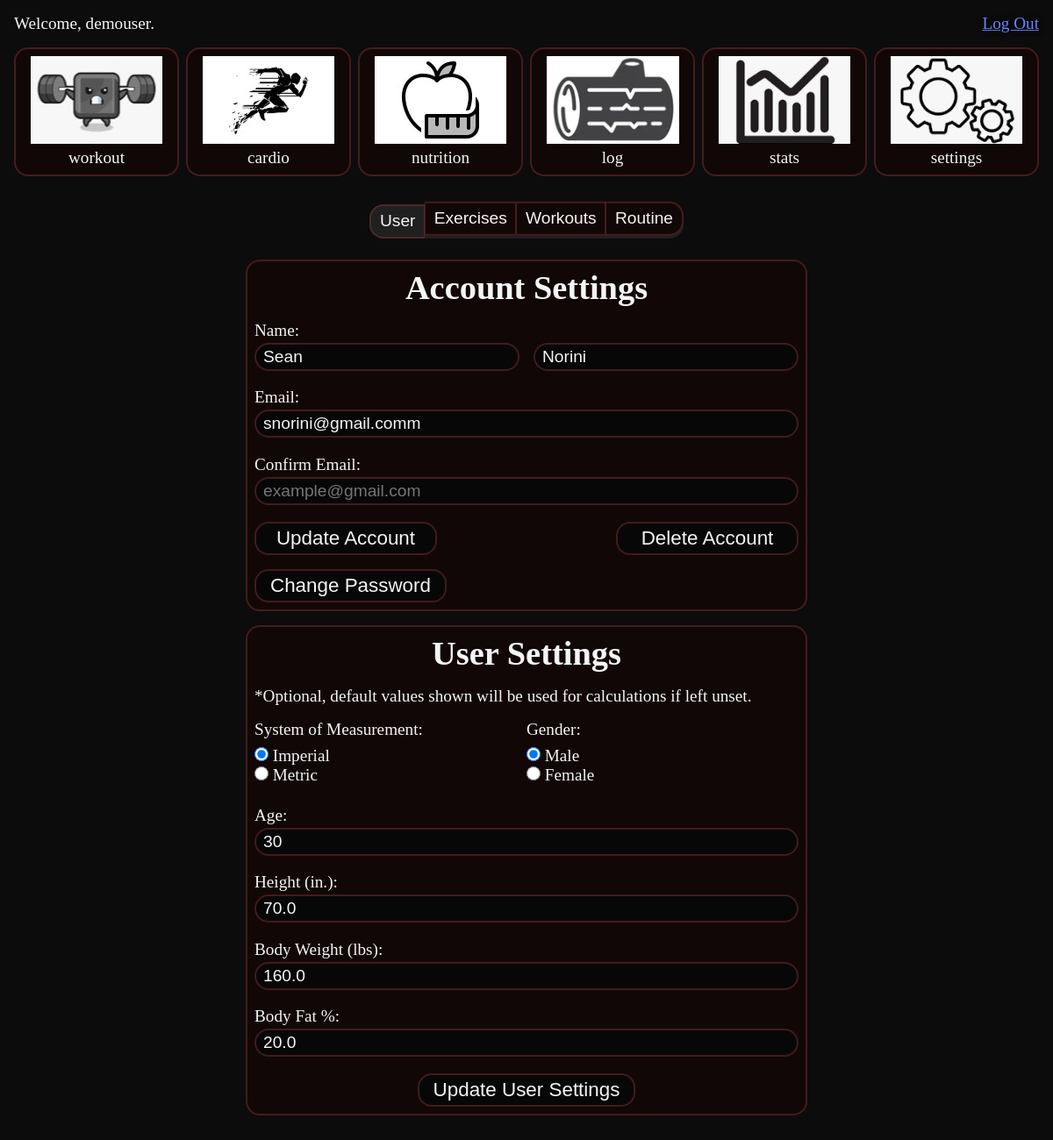
Screenshot of /user/settings/ (signed in) with the database file from the repository.
### users/models.py (models this page shows, shortened)
class User(AbstractUser):
    email = models.EmailField(unique=True, max_length=255)
    first_name = models.CharField(
        max_length=30,
        validators=[MinLengthValidator(2), RegexValidator(r"^[a-zA-Z]*$")],
        default="first",
    )
    last_name = models.CharField(
        max_length=30,
        validators=[MinLengthValidator(2), RegexValidator(r"^[a-zA-Z]*$")],
        default="last",
    )
    @property
    def distance_unit(self):
        return UserSettings.get_distance_unit(self)
    @property
    def weight_unit(self):
        system_of_measurement = (
            UserSettings.objects.filter(user=self.id).first().system_of_measurement
        )
        if system_of_measurement == "Imperial":
            return "Lbs"
        else:
            return "Kg"

class UserSettings(models.Model):
    GENDER_CHOICES = [
        ("M", "Male"),
        ("F", "Female"),
    ]
    MEASUREMENT_CHOICES = [
        ("Imperial", "Imperial"),
        ("Metric", "Metric"),
    ]
    user = models.ForeignKey(User, related_name="settings", on_delete=models.CASCADE)
    system_of_measurement = models.CharField(
        max_length=8, choices=MEASUREMENT_CHOICES, default="Imperial"
    )
    gender = models.CharField(max_length=1, choices=GENDER_CHOICES, default="M")
    height = models.FloatField(
        default=70, validators=[MinValueValidator(20.0), MaxValueValidator(270.0)]
    )
    body_weight = models.FloatField(
        default=160, validators=[MinValueValidator(30.0), MaxValueValidator(1000.0)]
    )
    body_fat = models.FloatField(
        default=20, validators=[MinValueValidator(5.0), MaxValueValidator(60.0)]
    )
    age = models.PositiveIntegerField(
        default=30, validators=[MinValueValidator(1), MaxValueValidator(120)]
    )
    class Meta:
        verbose_name_plural = "User Settings"
    @classmethod
    def get_distance_unit(cls, user):
        user_settings, _ = cls.objects.get_or_create(user=user)
        system_of_measurement = user_settings.system_of_measurement
        if system_of_measurement == "Imperial":
            return "mi"
        else:
            return "km"

### users/views.py (the view)
# urls.py: path("settings/", views.SettingsView.as_view(), name="settings"),
class SettingsView(LoginRequiredMixin, FormView):
    form_class = UpdateAccountForm
    form_class2 = UserSettingsForm
    template_name = "base/index.html"
    def get_form_kwargs(self):
        kwargs = super().get_form_kwargs()
        kwargs["instance"] = self.request.user
        return kwargs
    def get_context_data(self, **kwargs):
        context = super().get_context_data(**kwargs)
        user_settings_instance, _ = UserSettings.objects.get_or_create(
            user=self.request.user
        )
        context["user_settings_form"] = UserSettingsForm(
            instance=user_settings_instance
        )
        context["modules"] = [
            "workout",
            "cardio",
            "nutrition",
            "log",
            "stats",
            "settings",
        ]
        context["template_content"] = "users/settings.html"
        return context
    def get_template_names(self):
        if self.request.headers.get("X-Requested-With") == "XMLHttpRequest":
            return ["users/settings.html"]
        return [self.template_name]

### users/forms.py (shortened to what this page needs)
class UpdateAccountForm(forms.ModelForm):
    first_name = get_name_field("first")
    last_name = get_name_field("last")
    email = get_email_field()
    confirm_email = get_email_field(
        label_prefix="Confirm ", id_prefix="confirm_", required=False
    )
    class Meta:
        model = User
        fields = ["first_name", "last_name", "email", "confirm_email"]

### templates/base/index.html (shortened to what this page needs)
{% extends "base/base.html" %}
{% load static %}
{% block head %}
  <link rel="stylesheet" href="{% static 'css/index.css' %}">
  <link rel="stylesheet" href="{% static 'css/drag_and_drop.css' %}">
  <link rel="stylesheet" href="{% static 'css/animated_checkbox.css' %}">
{% endblock %}
{% block header %}
{% include "base/header.html" %}
{% endblock %}
{% block content %}
  <div class="row gap-md">
    {% for module in modules %}
      {% include "base/module.html" %}
    {% endfor %}
  </div>
  <div id="content" class="col col-align-center gap-lg m-bottom-10">
    {% if template_content%}
      {% include template_content %}
    {% elif calendar %}
      {{ calendar|safe }}
    {% endif %}
  </div>
{% endblock %}

### templates/base/header.html
<header class="row row-justify-space-between">
  <div id="greeting">
    Welcome, {{ user.username }}.
  </div>
  <div>
    <a id="logout" href="{% url 'logout' %}">Log Out</a>
  </div>
</header>

### templates/users/account_settings_form.html (shortened to what this page needs)
<form class="col gap-lg" id="account-settings-form" method="POST">
  <h1 class="text-center">Account Settings</h1>
  <div class="col gap-sm" id="name">
    <div>Name:</div>
    <div class="row gap-lg" id="name">
      <div id="first_name" class="col gap-sm col-align-start">
        {{ form.first_name }}
      </div>
      <div id="last_name" class="col">
        {{ form.last_name }}
      </div>
    </div>
  </div>
  <div id="email" class="col gap-sm col-align-start">
    {{ form.email.label_tag }}
    {{ form.email }}
  </div>
  <div id="confirm_email" class="col gap-sm col-align-start">
    {{ form.confirm_email.label_tag }}
    {{ form.confirm_email }}
  </div>
  <div class="row row-justify-space-between">
    <div>
      <button class="btn" id="update-account" type="button">Update Account</button>
    </div>
    <div>
      <button class="btn" id="delete-account" type="button">Delete Account</button>
    </div>
  </div>
  <div class="row row-align-start">
    <button class="btn" id="change-password" type="button">Change Password</button>
  </div>
</form>

### templates/users/user_settings_form.html (shortened to what this page needs)
<form class="col gap-lg" id="user-settings-form" method="POST">
  <h1 class="text-center">User Settings</h1>
  <div id="optional">*Optional, default values shown will be used for calculations if left unset.</div>
  <div class="row">
    <div class="col gap-md">
      {{ user_settings_form.system_of_measurement.label_tag }}
      {{ user_settings_form.system_of_measurement }}
    </div>
    <div class="col gap-md" id="gender">
      {{ user_settings_form.gender.label_tag }}
      {{ user_settings_form.gender }}
    </div>
  </div>
  <div id="age" class="col gap-sm">
    {{ user_settings_form.age.label_tag }}
    {{ user_settings_form.age }}
  </div>
  <div id="height" class="col gap-sm">
    {{ user_settings_form.height.label_tag }}
    {{ user_settings_form.height }}
  </div>
  <div id="body-weight" class="col gap-sm">
    {{ user_settings_form.body_weight.label_tag }}
    {{ user_settings_form.body_weight }}
  </div>
  <div id="body-fat" class="col gap-sm">
    {{ user_settings_form.body_fat.label_tag }}
    {{ user_settings_form.body_fat }}
  </div>
  <button class="btn" id="update-user-settings" type="button">Update User Settings</button>
</form>

### static/css/styles.css (style rules this page uses)
:root { --primary-color: #120707; --secondary-color: #080707; --tertiary-color: #202020; --highlight-color: #85383c70; --primary-background: #0c0c0c; --secondary-background: #000000; --blue-background: #1f538d; --primary-font: #f5f5f5; --secondary-font: #8d8d8d; --blue-font: #6884ff; --red-font: #ff004c; --green-font: #28a745; --bold: 700; --font-size-sm: 1rem; --font-size-md: 1.2rem; --hover-border: 2px solid #9bd4e0; --text-shadow: 1px 0 8px rgb(0, 0, 0); --box-shadow: 3px 3px 10px 3px rgba(0, 0, 0, .5); }
*, *::after, *::before { box-sizing: border-box; margin: 0; padding: 0; }
body { margin: 0; background-color: var(--secondary-background); }
.row, .col { display: flex; }
.row-justify-space-between, .col-justify-space-between { justify-content: space-between; }
.row-align-center, .col-align-center { align-items: center; }
.row-align-start, .col-align-start { align-items: flex-start; }
.col { flex-direction: column; width: 100%; }
.gap-sm { gap: 0.2rem; }
.gap-md { gap: 0.5rem; }
.gap-lg { gap: 1rem; }
.m-bottom-10 { margin-bottom: 10rem; }
.text-center { text-align: center; }
a { cursor: pointer; display: inline-flex; flex-direction: column; text-decoration: underline; color: var(--blue-font); text-align: center; text-shadow: var(--text-shadow); }
a::after { content: attr(data-text)/""; height: 0; visibility: hidden; overflow: hidden; -webkit-user-select: none; -moz-user-select: none; -ms-user-select: none; user-select: none; pointer-events: none; font-weight: var(--bold); }
.btn { padding: 0.25rem 1rem; background-color: var(--secondary-color); color: var(--primary-font); border-radius: 1rem; text-align: center; font-size: 1.4rem; align-self: center; justify-self: center; border: 2px solid var(--highlight-color); min-width: 13rem; }
input { color: var(--primary-font); background-color: var(--secondary-color); border: 2px solid var(--highlight-color); border-radius: 1rem; padding-left: 0.5rem; padding-right: 0.5rem; font-size: 1.2rem; outline: none; }
input:not([type=checkbox], [type=radio]) { height: 2rem; }
input:not([type=checkbox], [type=radio], [type=date]) { width: 100%; }
input[type=radio], input [type=checkbox] { cursor: pointer; width: 1rem; height: 1rem; }
input[type=number] { -moz-appearance: textfield; }

### rows the page displays
User: username "demouser", first_name "Sean", last_name "Norini", email "snorini@gmail.comm"
UserSettings: system_of_measurement "☑ Imperial ☐ Metric", gender "☑ Male ☐ Female", age "30", height "70.0", body_weight "160.0", body_fat "20.0"

### other values shown
{{ module }} "workout" "cardio" "nutrition" "log" "stats" "settings"
{{ user_settings_form.system_of_measurement.label_tag }} "System of Measurement:"
{{ user_settings_form.gender.label_tag }} "Gender:"
{{ user_settings_form.age.label_tag }} "Age:"
{{ user_settings_form.height.label_tag }} "Height (in.):"
{{ user_settings_form.body_weight.label_tag }} "Body Weight (lbs):"
{{ user_settings_form.body_fat.label_tag }} "Body Fat %:"
